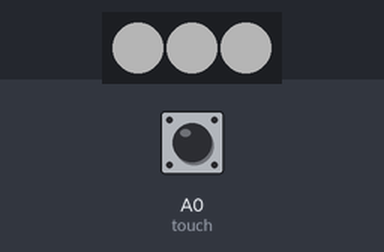
Recording of a program running on a simulated CircuitPython board. Parts: 3 RGB LEDs in strip order, left to right. The inputs (shaded band) are chosen by the test bench; at power-on: A0 (touch) LOW. Dim RGB values are drawn brighter than linear; touch pads read as touched when driven HIGH.

Above: at 1.2 s.
1.3 s: A0 (touch) pulled HIGH for 1 s
At 2.1 s:
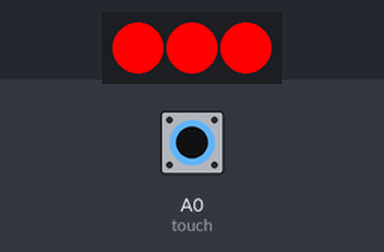
3.8 s: A0 (touch) pulled HIGH for 3.2 s
At 8.5 s:
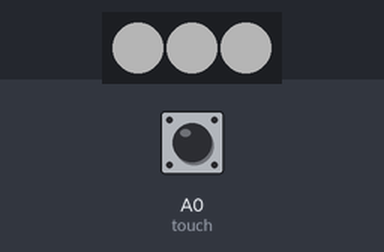
Timing chart, 0 to 10.0 s (numbered marks = the images above; inputs shaded):
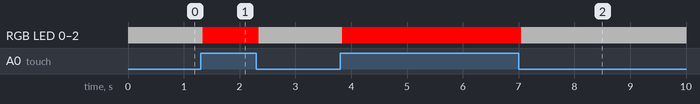

Measured:
- after the input at 1.3 s, RGB LED 0–2: RGB(64, 64, 64) → RGB(255, 0, 0) at once, → RGB(64, 64, 64) 1.0 s later
- after the input at 3.8 s, RGB LED 0–2: RGB(64, 64, 64) → RGB(255, 0, 0) at once, → RGB(64, 64, 64) 3.2 s later

The program:

spook.py
```python
"""Desk Ornament Spook Code"""
import time
import math
import board
import touchio
from rainbowio import colorwheel
import neopixel

# Initialize touch input
touch_pin = board.A0
touch = touchio.TouchIn(touch_pin)

# Initialize NeoPixel
pixel_pin = board.MOSI
num_pixels = 3
pixels = neopixel.NeoPixel(pixel_pin, num_pixels, brightness=1.0, auto_write=False)

# Constrain function
def constrain(v, a, b):
    return min(max(v, a), b)

# Interpolator function
def crossfade(a, v0, v1):
    a = constrain(a, 0, 1)
    return v1 * a + v0 * (1 - a)

spook = 0
max_spook = 50

while True:
    if touch.value:
        spook = constrain(spook + 5, 0, max_spook)
    else:
        spook = constrain(spook - 1, 0, max_spook)

    for i in range(3):
        red = crossfade(spook/max_spook, 64, 255)
        not_red = crossfade(spook/max_spook, 64, 0)
        pixels[i] = (red, not_red, not_red)

    pixels.show();
```
